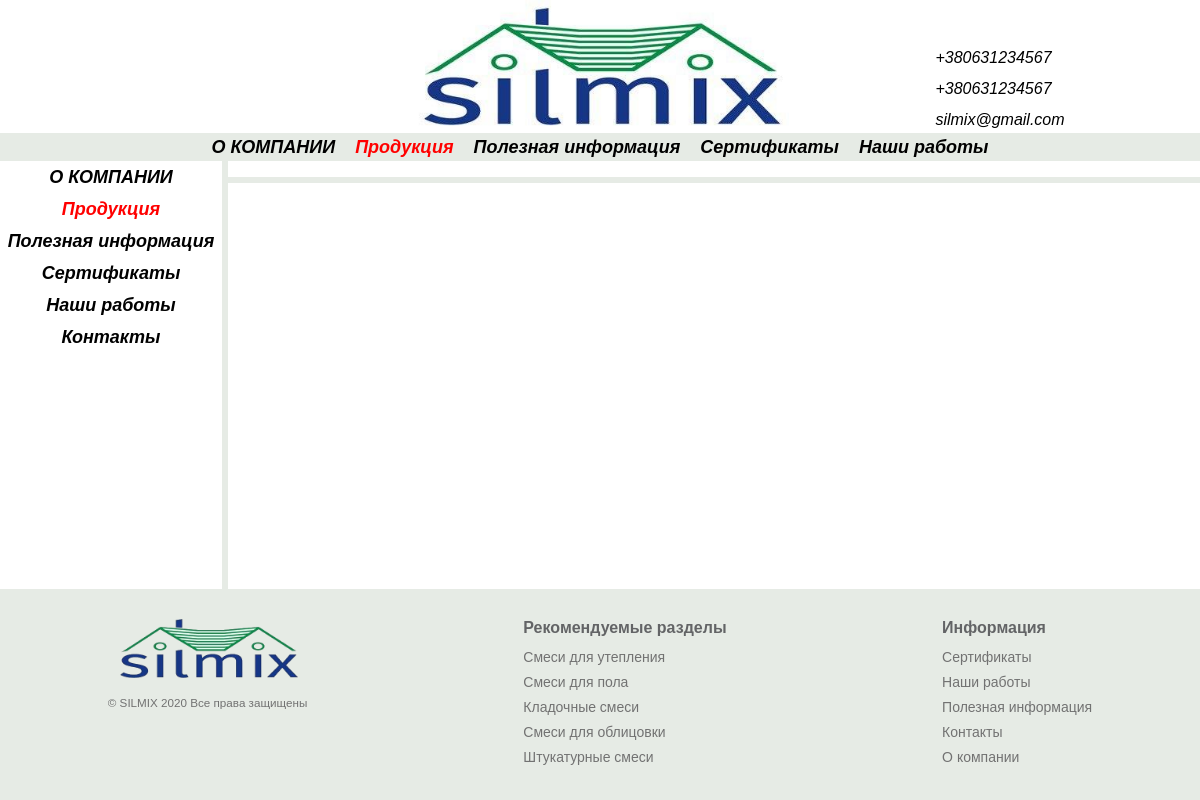
Before: /kladochnye-smesi/ with the older database file.
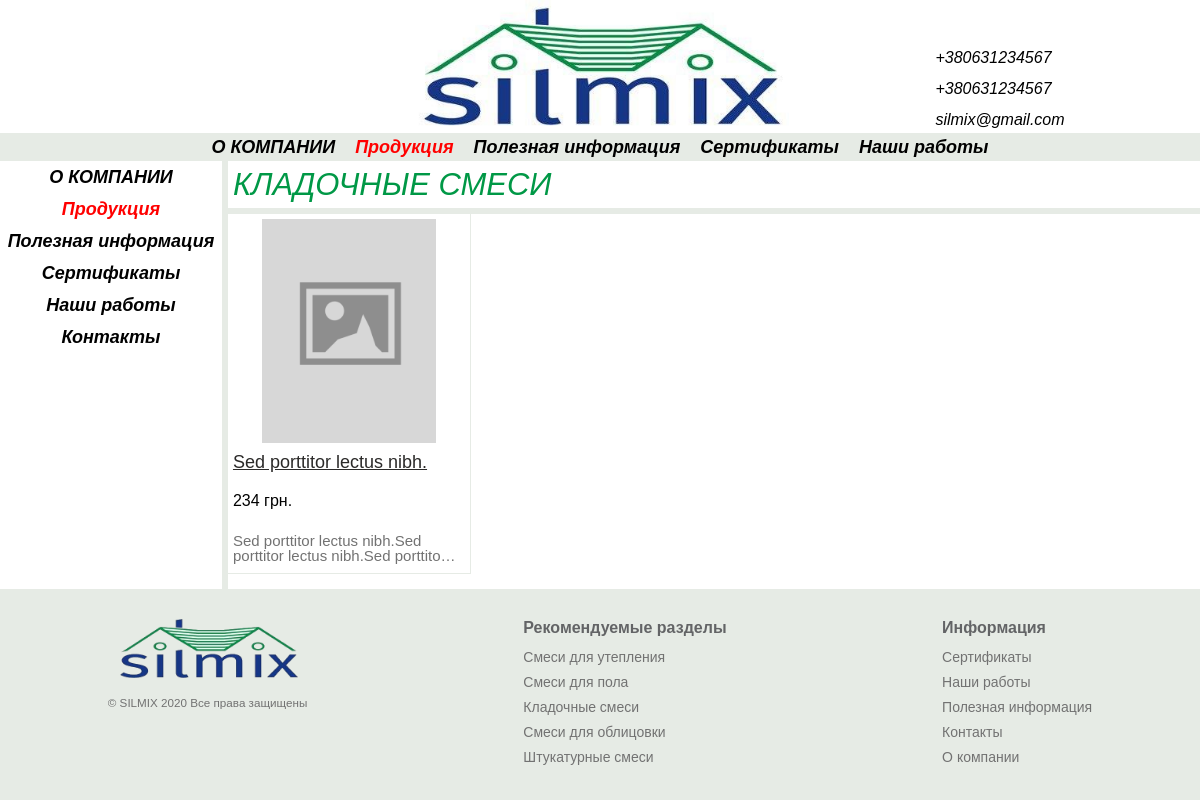
After: the same page with the newer database file.
### catalog/models.py (models this page shows, shortened)
class Product(models.Model):
    name = models.CharField('Название', max_length=150)
    price = models.FloatField('Цена', blank=True, null=True)
    title = models.CharField(
        "СЕО  Заголовок", max_length=165, null=True, blank=True,
        default=''
    )
    seoDescription = models.TextField(
        'СЕО описание страницы с товаром(скрытое)', blank=True, null=True
    )
    seoKeywords = models.TextField(
        'СЕО ключевые фразы', blank=True, null=True
    )
    description = RichTextField('Описание на странице', null=True, blank=True)
    position = models.FloatField(
        'Позиция', blank=True, null=True, default=0
    )
    discount = models.BooleanField('Скидка', blank=True, default=False)
    sertificate = models.BooleanField('Сертификат', blank=True, default=False)
    category = models.ForeignKey(
        Category, verbose_name="Категория", on_delete=models.CASCADE
    )
    def seoInfo(self):
        if len(self.seoDescription) == 0 and self.title == None:
            return 'Отсутствует'
        elif len(self.seoDescription) != 0 and self.title != None:
            return 'Настроено'
        else:
            return 'Не полное'
        return 'Ошибка'
    seoInfo.short_description = 'SEO товара'
    productImage = VersatileImageField(
        verbose_name='Photo', ppoi_field='ppoi', blank=True,
    )
    ppoi = PPOIField()
    slug = models.CharField(max_length=200, null=True)
    class Meta:
        verbose_name_plural = 'Товары'
        verbose_name = 'Товар'
        ordering = ['-position']

class Category(models.Model):
    UTEPLENIE = 'UT'
    POL = 'PO'
    KLADKA = 'KL'
    OBLICOVKA = 'OB'
    SHTUKATURKA = 'SH'
    CATEGORIES = (
        (UTEPLENIE, 'Смеси для утепления'),
        (POL, 'Смеси для пола'),
        (KLADKA, 'Кладочные смеси'),
        (OBLICOVKA, 'Смеси для облицовки'),
        (SHTUKATURKA, 'Штукатурные смеси'),
    )
    categoryName = models.CharField(
        'Название категории', max_length=2,
        choices=CATEGORIES, primary_key=True,
    )
    slugUrl = models.CharField(
        'Адрес страницы', max_length=200, null=True,
        blank=True
    )
    categoryImage = VersatileImageField(
        verbose_name='Image', ppoi_field='ppoi', blank=True,
        null=True
    )
    ppoi = PPOIField()
    def __str__(self):
        for item in self.CATEGORIES:
            if item[0] == self.categoryName:
                return str(item[1])
        return str(self.categoryName)
    class Meta:
        verbose_name_plural = 'Категории товаров'
        verbose_name = 'Категория товаров'

### frontend/views.py (the view)
# urls.py: path('kladochnye-smesi/', views.forMasonry, name='kladka'),
def forMasonry(request):
    products = Product.objects.filter(category='KL')
    content = Page.objects.get(page='kladochnye-smesi')
    return render(request, 'frontend/products.html', {
        'index': True,
        'content': content,
        'products': products
    })

### frontend/templates/frontend/products.html (shortened to what this page needs)
{% extends 'frontend/base.html' %}
{% load static %}
{% block meta %}
<link rel="stylesheet" href="{% static 'frontend/css/products.css' %}">
{% endblock meta %}
{% block content %}
<div class="title">
    <h1>{{ products.0.category}}</h1>
</div>
<ul class="products">
    {% for item in products %}
    <li class="item">
        <a href="{{ item.get_absolute_url }}{{ item.slug }}" class="item__image">
            <img src="
                    {% if item.productImage %}
            /media/{{ item.productImage }}
            {% else %}
            {% static 'frontend/images/placeholder.png' %}
            {% endif %}" alt="{{ item.name }} - Silmix">
        </a>
        <div class='item__description-box'>
            <a href="{{ item.get_absolute_url }}{{ item.slug }}" class="item__name">{{ item.name }}</a>
            {% if item.price %}
            <p class="item__price">{{ item.price|floatformat:'-2' }} грн.</p>
            {% endif %}
            {{ item.description|truncatechars_html:65|safe}}
        </div>
    </li>
    {% endfor %}
</ul>
{% endblock content %}

Changed rows visible on the page:
added Product: category.categoryName "КЛАДОЧНЫЕ СМЕСИ", name "Sed porttitor lectus nibh.", price "234", description "Sed porttitor lectus nibh.Sed porttitor lectus nibh.Sed porttito…"
